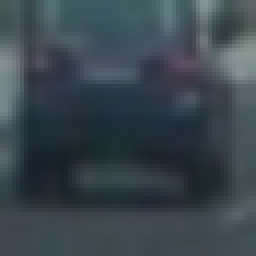
#> input picture source/vehicles/GTI_Far/image0019.png, 64 x 64 px (shown 4 times larger)
$ python -i external_master.py   (imports and definitions only)   (older library calls are emulated)
#> lines starting #> are read from the running program, lines starting #| are printed output that depends on the picture
import os
import glob
import numpy as np
import cv2
import matplotlib.pyplot as plt
import matplotlib.image as mpimg
from skimage.feature import hog


# Define a function to return HOG features and visualization
def get_hog_features(img, orient, pix_per_cell, cell_per_block, vis=False, feature_vec=True):
    if vis == True:
        features, hog_image = hog(img, orientations=orient, pixels_per_cell=(pix_per_cell, pix_per_cell),
                                  cells_per_block=(cell_per_block, cell_per_block), transform_sqrt=False,
                                  visualise=True, feature_vector=False)
        return features, hog_image
    else:
        features = hog(img, orientations=orient, pixels_per_cell=(pix_per_cell, pix_per_cell),
                       cells_per_block=(cell_per_block, cell_per_block), transform_sqrt=False,
                       visualise=False, feature_vector=feature_vec)
        return features


def color_hist(img, nbins=32):
    # Compute the histogram of the RGB channels separately
    rhist = np.histogram(img[:,:,0], bins=nbins )
    ghist = np.histogram(img[:,:,1], bins=nbins )
    bhist = np.histogram(img[:,:,2], bins=nbins )
    # Generating bin centers
    #bin_edges = rhist[1]
    #bin_centers = (bin_edges[1:]  + bin_edges[0:len(bin_edges)-1])/2
    # Concatenate the histograms into a single feature vector
    hist_features = np.concatenate((rhist[0], ghist[0], bhist[0]))
    # Return the individual histograms, bin_centers and feature vector
    return hist_features


def bin_spatial(img, color_space='RGB', size=(32, 32)):
#> called with color_space = 'RGB', size = (32, 32)
    color1 = cv2.resize(img[:,:,0], size).ravel()
#> color1 = 1024 values, max 136 at index 222, min 23 at index 612, mean 57.92
    color2 = cv2.resize(img[:,:,1], size).ravel()
#> color2 = 1024 values, max 149 at index 223, min 32 at index 647, mean 70.07
    color3 = cv2.resize(img[:,:,2], size).ravel()
#> color3 = 1024 values, max 149 at index 25, min 39 at index 647, mean 77.26
    return np.hstack((color1, color2, color3))


# Define a function to extract features from a list of images
# Have this function call bin_spatial() and color_hist()
# [114 lines left out: functions extract_features, slide_window, draw_boxes, not called in this run]


# Define a function to extract features from a single image window
# This function is very similar to extract_features()
# just for a single image rather than list of images
def single_img_features(img, color_space='RGB', spatial_size=(32, 32),
                        hist_bins=32, orient=9,
                        pix_per_cell=8, cell_per_block=2, hog_channel=0,
                        spatial_feat=True, hist_feat=True, hog_feat=True, vis=False):
    #1) Define an empty list to receive features
    img_features = []
    #2) Apply color conversion if other than 'RGB'
    if color_space != 'RGB':
        if color_space == 'HSV':
            feature_image = cv2.cvtColor(img, cv2.COLOR_RGB2HSV)
        elif color_space == 'LUV':
            feature_image = cv2.cvtColor(img, cv2.COLOR_RGB2LUV)
        elif color_space == 'HLS':
            feature_image = cv2.cvtColor(img, cv2.COLOR_RGB2HLS)
        elif color_space == 'YUV':
            feature_image = cv2.cvtColor(img, cv2.COLOR_RGB2YUV)
        elif color_space == 'YCrCb':
            feature_image = cv2.cvtColor(img, cv2.COLOR_RGB2YCrCb)
    else: feature_image = np.copy(img)
    #3) Compute spatial features if flag is set
    if spatial_feat == True:
        spatial_features = bin_spatial(feature_image, size=spatial_size)
#> spatial_features = 3072 values, max 149 at index 1247, min 23 at index 612, mean 68.42
        #4) Append features to list
        img_features.append(spatial_features)
    #5) Compute histogram features if flag is set
    if hist_feat == True:
        hist_features = color_hist(feature_image, nbins=hist_bins)
#> in color_hist, `hist_features = np.concatenate((rhist[0], ghist[0], bhist[0]))`: hist_features = 96 values, max 653 at index 11, min 7 at index 95, mean 128
        #6) Append features to list
        img_features.append(hist_features)
    #7) Compute HOG features if flag is set
    if hog_feat == True:
        if hog_channel == 'ALL':
            hog_features = []
            for channel in range(feature_image.shape[2]):
                hog_features.extend(get_hog_features(feature_image[:,:,channel],
                                    orient, pix_per_cell, cell_per_block,
                                    vis=False, feature_vec=True))
        else:
            hog_features = get_hog_features(feature_image[:,:,hog_channel], orient,
                        pix_per_cell, cell_per_block, vis=False, feature_vec=True)
#> in get_hog_features, `features = hog(img, orientations=orient, pixels_per_cell=(pix_per_cell..`: features = 1764 values, max 0.641 at index 1588, min 0 at index 11, mean 0.115
#> in get_hog_features, `features = hog(img, orientations=orient, pixels_per_cell=(pix_per_cell..`:
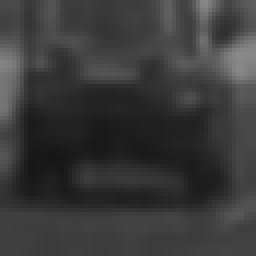
#> img: shape (64, 64) (shown 4 times larger); min 22, max 138, mean 57.7
#> hog_features has the same summary as features in get_hog_features
        #8) Append features to list
        img_features.append(hog_features)

    #9) Return concatenated array of features
    return np.concatenate(img_features)


# Define a function you will pass an image
# and the list of windows to be searched (output of slide_windows())
# [43 lines left out: functions search_windows, visualize, not called in this run]

>>> import cv2
>>> picture = cv2.cvtColor(cv2.imread('GTI_Far/image0019.png'), cv2.COLOR_BGR2RGB)
>>> result = single_img_features(picture)
#> result = 4932 values, max 653 at index 3083, min 0 at index 3179, mean 45.15

$ run again, on source/vehicles/GTI_Far/image0048.png
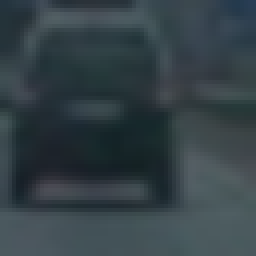
#> input picture source/vehicles/GTI_Far/image0048.png, 64 x 64 px (shown 4 times larger)
#> color1 = 1024 values, max 84 at index 664, min 20 at index 557, mean 52.39
#> color2 = 1024 values, max 95 at index 760, min 33 at index 649, mean 65.15
#> color3 = 1024 values, max 99 at index 664, min 36 at index 656, mean 70.79
#> spatial_features = 3072 values, max 99 at index 2712, min 20 at index 557, mean 62.78
#> in color_hist, `hist_features = np.concatenate((rhist[0], ghist[0], bhist[0]))`: hist_features = 96 values, max 273 at index 27, min 19 at index 63, mean 128
#> features = 1764 values, max 0.678 at index 1588, min 0 at index 8, mean 0.112
#> in get_hog_features, `features = hog(img, orientations=orient, pixels_per_cell=(pix_per_cell..`:
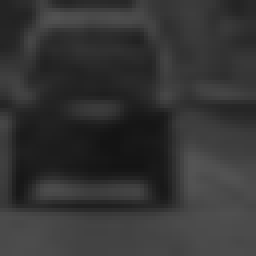
#> img: shape (64, 64) (shown 4 times larger); min 20, max 84, mean 52.2
#> hog_features has the same summary as features in get_hog_features
#> result = 4932 values, max 273 at index 3099, min 0 at index 3176, mean 41.63

$ run again, on source/vehicles/GTI_Far/image0049.png
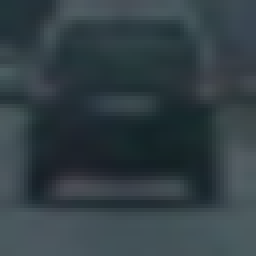
#> input picture source/vehicles/GTI_Far/image0049.png, 64 x 64 px (shown 4 times larger)
#> color1 = 1024 values, max 83 at index 669, min 20 at index 530, mean 51
#> color2 = 1024 values, max 94 at index 766, min 32 at index 652, mean 63.75
#> color3 = 1024 values, max 99 at index 669, min 36 at index 661, mean 69.34
#> spatial_features = 3072 values, max 99 at index 2717, min 20 at index 530, mean 61.36
#> in color_hist, `hist_features = np.concatenate((rhist[0], ghist[0], bhist[0]))`: hist_features = 96 values, max 264 at index 27, min 14 at index 63, mean 128
#> features = 1764 values, max 0.697 at index 1624, min 0 at index 5, mean 0.108
#> in get_hog_features, `features = hog(img, orientations=orient, pixels_per_cell=(pix_per_cell..`:
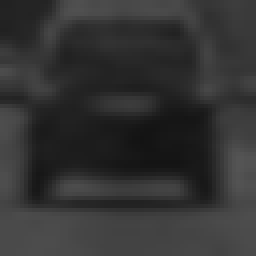
#> img: shape (64, 64) (shown 4 times larger); min 19, max 84, mean 50.8
#> hog_features has the same summary as features in get_hog_features
#> result = 4932 values, max 264 at index 3099, min 0 at index 3173, mean 40.75

$ run again, on source/vehicles/GTI_Far/image0052.png
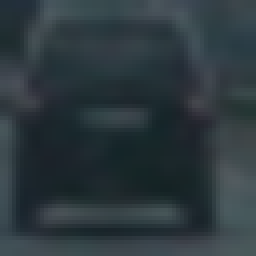
#> input picture source/vehicles/GTI_Far/image0052.png, 64 x 64 px (shown 4 times larger)
#> color1 = 1024 values, max 81 at index 733, min 21 at index 531, mean 45.02
#> color2 = 1024 values, max 91 at index 733, min 34 at index 646, mean 56.89
#> color3 = 1024 values, max 95 at index 733, min 36 at index 756, mean 62.22
#> spatial_features = 3072 values, max 95 at index 2781, min 21 at index 531, mean 54.71
#> in color_hist, `hist_features = np.concatenate((rhist[0], ghist[0], bhist[0]))`: hist_features = 96 values, max 373 at index 34, min 5 at index 31, mean 128
#> features = 1764 values, max 0.645 at index 1390, min 0 at index 3, mean 0.113
#> in get_hog_features, `features = hog(img, orientations=orient, pixels_per_cell=(pix_per_cell..`:
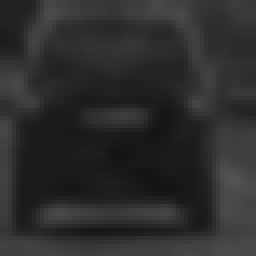
#> img: shape (64, 64) (shown 4 times larger); min 20, max 82, mean 44.8
#> hog_features has the same summary as features in get_hog_features
#> result = 4932 values, max 373 at index 3106, min 0 at index 3171, mean 36.61
